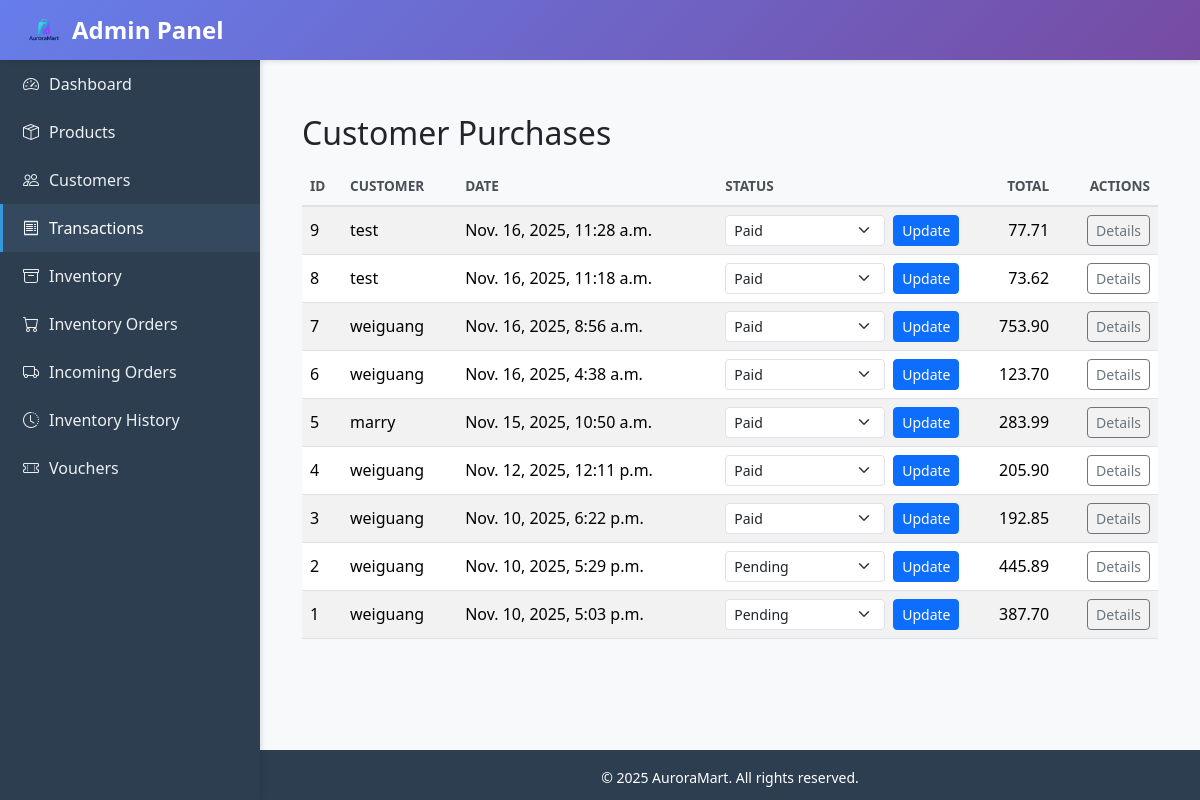
Page /admin_panel/transaction/ on the committed database.
### auroramart/models.py (models this page shows, shortened)
class Customer(models.Model):
    user = models.OneToOneField(
        User, related_name="customer_profile", on_delete=models.CASCADE, null=True, blank=True
    )
    age = models.PositiveIntegerField(null=True, blank=True)
    gender = models.CharField(max_length=100, blank=True)
    employment_status = models.CharField(max_length=255, blank=True)
    occupation = models.CharField(max_length=255, blank=True)
    education = models.CharField(max_length=255, blank=True)
    household_size = models.PositiveIntegerField(null=True, blank=True)
    has_children = models.BooleanField(default=False)
    monthly_income_sgd = models.DecimalField(
        max_digits=12, decimal_places=2, null=True, blank=True
    )
    preferred_category = models.ForeignKey(
        Category, null=True, blank=True, on_delete=models.SET_NULL
    )
    class Meta:
        ordering = ["id"]

### ecommercemodule/models.py (models this page shows, shortened)
class Order(models.Model):
    class StatusChoices(models.TextChoices):
        PENDING = "PENDING", "Pending"
        PAID = "PAID", "Paid"
        CANCELLED = "CANCELLED", "Cancelled"
    customer = models.ForeignKey(
        Customer, related_name="orders", on_delete=models.CASCADE
    )
    created_at = models.DateTimeField(auto_now_add=True)
    status = models.CharField(
        max_length=20, choices=StatusChoices.choices, default=StatusChoices.PAID
    )
    total_amount = models.DecimalField(
        max_digits=12, decimal_places=2, validators=[MinValueValidator(0)]
    )
    voucher_code = models.CharField(
        max_length=32, blank=True, null=True, help_text="Applied voucher code"
    )
    voucher_discount = models.DecimalField(
        max_digits=10, decimal_places=2, default=Decimal("0.00"),
        validators=[MinValueValidator(0)], help_text="Discount amount from voucher"
    )
    class Meta:
        ordering = ["-created_at"]

### admin_panel/views.py (the view, shortened to what this page needs)
# urls.py: path("transaction/", views.transaction_list, name="transaction_list"),
def transaction_list(request):
    orders = Order.objects.select_related('customer').all()
    transactions = Transaction.objects.select_related('customer').all()
    unified = []
    for o in orders:
        unified.append({
            'source': 'order',
            'id': o.pk,
            'customer': o.customer,
            'customer_name': _customer_display(o.customer),
            'date': o.created_at,
            'total': o.total_amount,
            'status': getattr(o, 'status', ''),
        })
    unified.sort(key=lambda r: r['date'], reverse=True)
    return render(request, 'admin_panel/transaction_list.html', {'records': unified})

### admin_panel/views.py (called while the page is built)
def _customer_display(customer: Customer) -> str:
    try:
        if customer and getattr(customer, 'user', None):
            user = customer.user
            if getattr(user, 'username', ''):
                return user.username
            full_name = f"{getattr(user, 'first_name', '')} {getattr(user, 'last_name', '')}".strip()
            if full_name:
                return full_name
    except Exception:
        pass
    return f"Customer #{getattr(customer, 'pk', '')}"

### ecommercemodule/context_processors.py (called while the page is built)
def cart_item_count(request):
    cart = None
    if not hasattr(request, "session"):
        return {"cart_item_count": 0}
    if request.user.is_authenticated:
        profile, _ = Customer.objects.get_or_create(user=request.user)
        cart = Cart.objects.filter(customer=profile).first()
    else:
        session_key = request.session.session_key
        if not session_key:
            request.session.create()
            session_key = request.session.session_key
        cart = Cart.objects.filter(session_key=session_key).first()
    if not cart:
        return {"cart_item_count": 0}
    total = cart.items.aggregate(total=Sum("quantity"))["total"] or 0
    return {"cart_item_count": total}

### admin_panel/templates/admin_panel/transaction_list.html (shortened to what this page needs)
{% extends "base.html" %}
{% block content %}
<div class="container py-4">
    <div class="d-flex justify-content-between align-items-center mb-3">
        <h2 class="mb-0">Customer Purchases</h2>
    </div>
    <div class="table-responsive">
        <table class="table table-striped table-hover align-middle">
            <thead class="table-light">
                <tr>
                    <th scope="col">ID</th>
                    <th scope="col">Customer</th>
                    <th scope="col">Date</th>
                    <th scope="col">Status</th>
                    <th scope="col" class="text-end">Total</th>
                    <th scope="col" class="text-end">Actions</th>
                </tr>
            </thead>
            <tbody>
                {% for r in records %}
                <tr>
                    <td>{{ r.id }}</td>
                    <td>{{ r.customer_name }}</td>
                    <td>{{ r.date }}</td>
                    <td>
                        {% if r.source == 'order' %}
                            <form method="post" action="{% url 'admin_panel:order_update_status' r.id %}" class="d-flex gap-2 align-items-center">
                                <select name="status" class="form-select form-select-sm" style="max-width: 160px;">
                                    <option value="PENDING" {% if r.status == 'PENDING' %}selected{% endif %}>Pending</option>
                                    <option value="PAID" {% if r.status == 'PAID' %}selected{% endif %}>Paid</option>
                                </select>
                                <button class="btn btn-sm btn-primary" type="submit">Update</button>
                            </form>
                        {% else %}
                            <span class="badge text-bg-secondary">N/A</span>
                        {% endif %}
                    </td>
                    <td class="text-end">{{ r.total }}</td>
                    <td class="text-end">
                        <a href="{% url 'admin_panel:transaction_detail' r.id %}" class="btn btn-sm btn-outline-secondary">Details</a>
                    </td>
                </tr>
                {% empty %}
                <tr>
                    <td colspan="6" class="text-center text-muted py-4">No purchases found.</td>
                </tr>
                {% endfor %}
            </tbody>
        </table>
    </div>
</div>
{% endblock %}

### admin_panel/templates/base.html (style rules this page uses)
:root { --sidebar-width: 260px; --header-height: 60px; }
body { font-family: 'Segoe UI', Tahoma, Geneva, Verdana, sans-serif; min-height: 100vh; display: flex; flex-direction: column; }
.table { background: white; }
.table thead th { background-color: #f8f9fa; border-bottom: 2px solid #dee2e6; font-weight: 600; text-transform: uppercase; font-size: 0.85rem; color: #495057; }

### rows in the picture
Customer: id "9", customer_name "test", date "Nov. 16, 2025, 11:28 a.m.", total "77.71", id "8", date "Nov. 16, 2025, 11:18 a.m.", total "73.62"
Customer: id "7", customer_name "weiguang", date "Nov. 16, 2025, 8:56 a.m.", total "753.90", id "6", date "Nov. 16, 2025, 4:38 a.m.", total "123.70", id "4", date "Nov. 12, 2025, 12:11 p.m.", total "205.90", id "3", date "Nov. 10, 2025, 6:22 p.m.", total "192.85", id "2", date "Nov. 10, 2025, 5:29 p.m.", total "445.89", id "1", date "Nov. 10, 2025, 5:03 p.m.", total "387.70"
Customer: id "5", customer_name "marry", date "Nov. 15, 2025, 10:50 a.m.", total "283.99"
